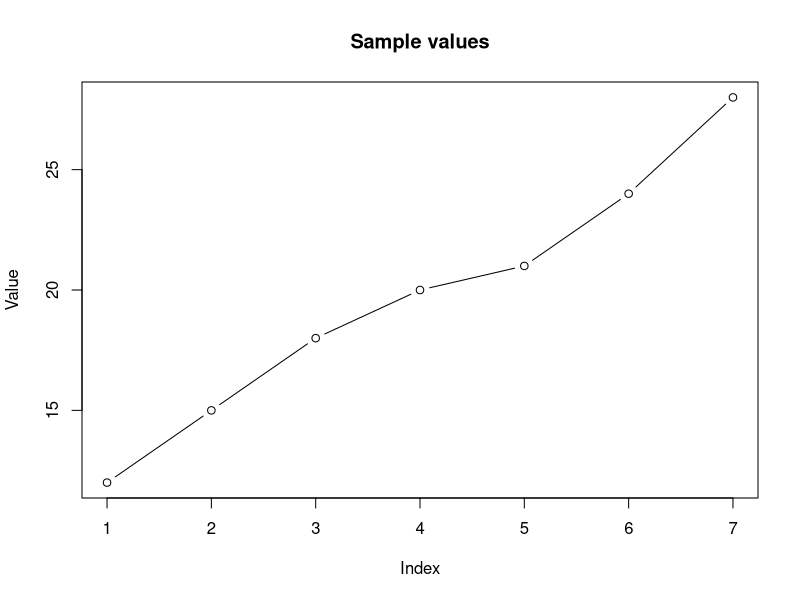

The R script that drew this image:
#P192  7.2

#（1）Descriptive statistics
x <- c(12, 15, 18, 20, 21, 24, 28)
mean(x)
sd(x)

#（2）Simple plot
plot(x, type = "b", main = "Sample values", xlab = "Index", ylab = "Value")

#P193  7.6

y <- c(11, 14, 16, 19, 23, 25, 27)
cor(x, y)
fit <- lm(y ~ x)
summary(fit)

#P254  10.1

group_a <- c(72, 75, 78, 81, 83)
group_b <- c(70, 73, 77, 80, 82)
t.test(group_a, group_b, paired = TRUE)
